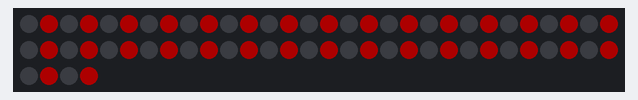
This sketch was run on a simulated Arduino Uno, built with avr-gcc and run on an emulated ATmega328P. Parts: 64 RGB LEDs in strip order, left to right, continuing on the next row. Dim RGB values are drawn brighter than linear.

Above: at 0.1 s.

The sketch:

array_6.ino
```cpp
#include <Adafruit_NeoPixel.h>
Adafruit_NeoPixel strip(64, 6);

void setup() {
  // put your setup code here, to run once:
  strip.begin();
  strip.clear();
  strip.setBrightness(50);

}

void loop() {
  // put your main code here, to run repeatedly:

  for (int i = 1; i < strip.numPixels(); i=i+2) {
    strip.setPixelColor(i, 255, 0, 0);
    strip.show();
  }

}
```
